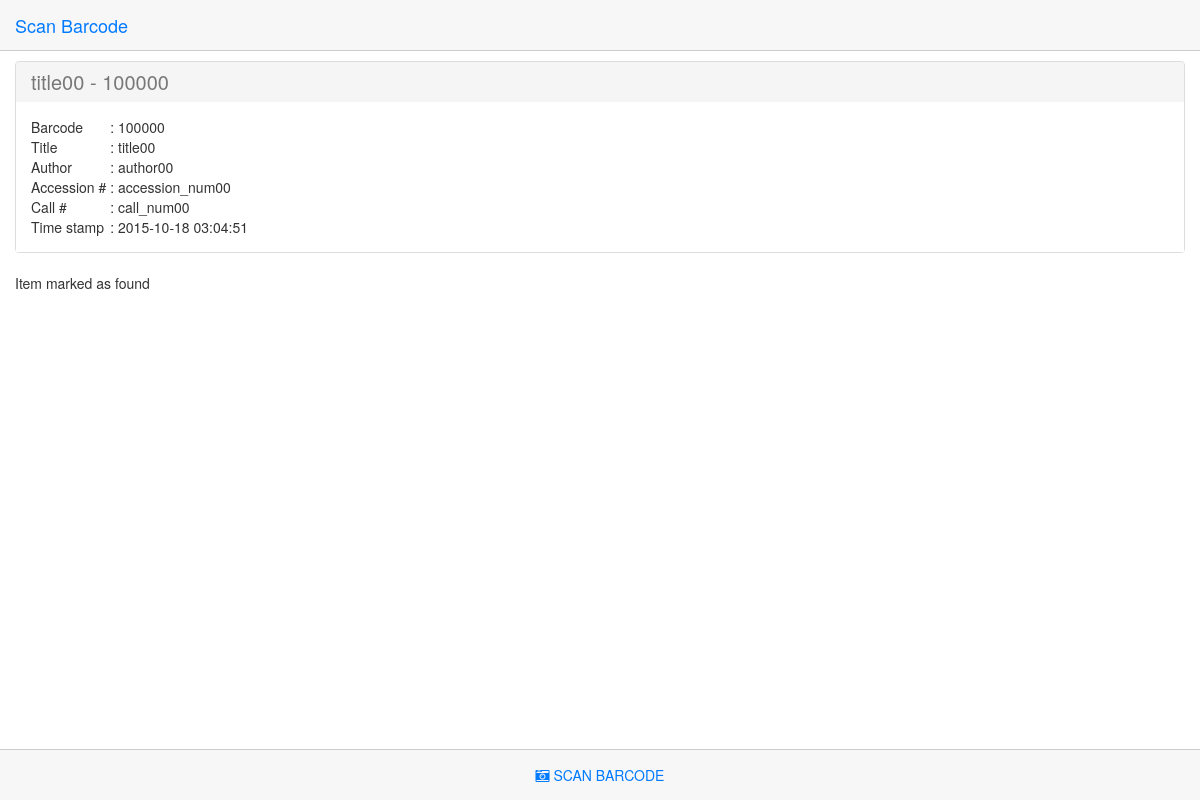
Screenshot of /inventory/scan.php?barcode=100000 with the database file from the repository.
### tables this page shows
CREATE TABLE IF NOT EXISTS `inv_db` (
  `barcode` int(11) NOT NULL,
  `title` varchar(255) NOT NULL,
  `author` varchar(255) NOT NULL,
  `accession_num` varchar(255) NOT NULL,
  `call_num` varchar(255) NOT NULL,
  `flag` int(1) DEFAULT NULL,
  `timestamp` timestamp NULL DEFAULT NULL
);

### inventory/includes/ipconfig.php (called while the page is built, shortened)
<?php
	$ip = "127.0.0.1";
?>

### inventory/scan.php (the view, shortened to what this page needs)
<!DOCTYPE html>
<html>
  <head>
<?php
  include_once 'includes/ipconfig.php';
  include_once 'includes/db_connect.php';
  $barcode 		= $_GET['barcode'];
  $sql			= "SELECT * FROM inv_db WHERE barcode = '" . $barcode . "';";
  $result		= $link->query($sql);
  $row          = $result->fetch_assoc();
  $row_count    = mysqli_num_rows($result);
  $flag			= $row['flag'];
  $timestamp	= date("Y-m-d H:i:s");
?>
    <link rel="stylesheet" href="../dist/css/mobile-angular-ui-hover.min.css" />
    <link rel="stylesheet" href="../dist/css/mobile-angular-ui-base.min.css" />
    <link rel="stylesheet" href="../dist/css/mobile-angular-ui-desktop.min.css" />
    <link rel="stylesheet" href="misa.css" />
  </head>
  <body ng-app="MobileAngularUiExamples" ng-controller="MainController">
    <div class="app">
      <div class="navbar navbar-app navbar-absolute-top">
        <div class="navbar-brand navbar-brand-center" yield-to="title">
        </div>
      </div>
      <div class="navbar navbar-app navbar-absolute-bottom">
        <div class="btn-group justified">
          <a href="zxing://scan/?ret=http://<?php echo $ip?>/misa/inventory/scan.php?barcode={CODE}" class="btn btn-navbar"><i class="fa fa-camera-retro fa-navbar"></i> Scan Barcode</a>
		</div>
      </div>
      <div class="app-body">
		<div content-for="title">
			<span>Scan Barcode</span>
		</div>
		<div class="scrollable-content">
			<div class="scrollable-content container-fluid section">
	<?php
		if ($row_count=='0'){?>
			<div class="panel-group" id="accordion">
			  <div class="panel panel-default">
			    <div class="panel-heading" toggle target="collapse1">
					<h4 class="panel-title">
						Search for <?php print $barcode ?> returned <?php print $row_count?> results. The item does not exist in the current database
					</h4>
				</div>
			    </div>
			  </div>
			</div>
	<?php	} else {
			if (is_null($flag)){ ?>
			<div class="panel-group" id="accordion">
			  <div class="panel panel-default">
				<div class="panel-heading" toggle target="collapse1">
				  <h4 class="panel-title">
					  <?php print $row ['title'];?> - <?php print $barcode?>
				  </h4>
				</div>
				<div id="collapse1" toggleable active-class="in" exclusion-group="accordion1" default="active" class="panel-collapse collapse">
				  <div class="panel-body">
					<table>
						<tr>
							<td>Barcode&nbsp</td>
							<td>: <?php print $barcode?></td>
						</tr>
						<tr>
							<td>Title&nbsp</td>
							<td>: <?php print $row['title']?></td>
						</tr>
						<tr>
							<td>Author&nbsp</td>
							<td>: <?php print $row['author']?></td>
						</tr>
						<tr>
							<td>Accession #&nbsp</td>
							<td>: <?php print $row['accession_num']?></td>
						</tr>
						<tr>
							<td>Call #&nbsp</td>
							<td>: <?php print $row['call_num']?></td>
						</tr>
						<tr>
							<td>Time stamp&nbsp</td>
							<td>: <?php print $timestamp?></td>
						</tr>
					</table>
				  </div>
				</div>
			  </div>
			</div>
					<?php
					$sql1 = "UPDATE inv_db SET flag = '" . 1 . "', timestamp = '" . $timestamp . "' WHERE barcode = '" . $barcode . "';";
						if ($link->query($sql1)) {
					?>
							<div id='confirmation'>
									<p>Item marked as found</p>
							</div>
					<?php
						}
			}
		}
		?>
		  </div>
		</div>
	  </div>
    </div>
  </body>
</html>

### rows the page displays
inv_db: title "title00", author "author00", accession_num "accession_num00", call_num "call_num00"

### other values shown
$barcode "100000"
$timestamp "2015-10-18 03:04:51"
